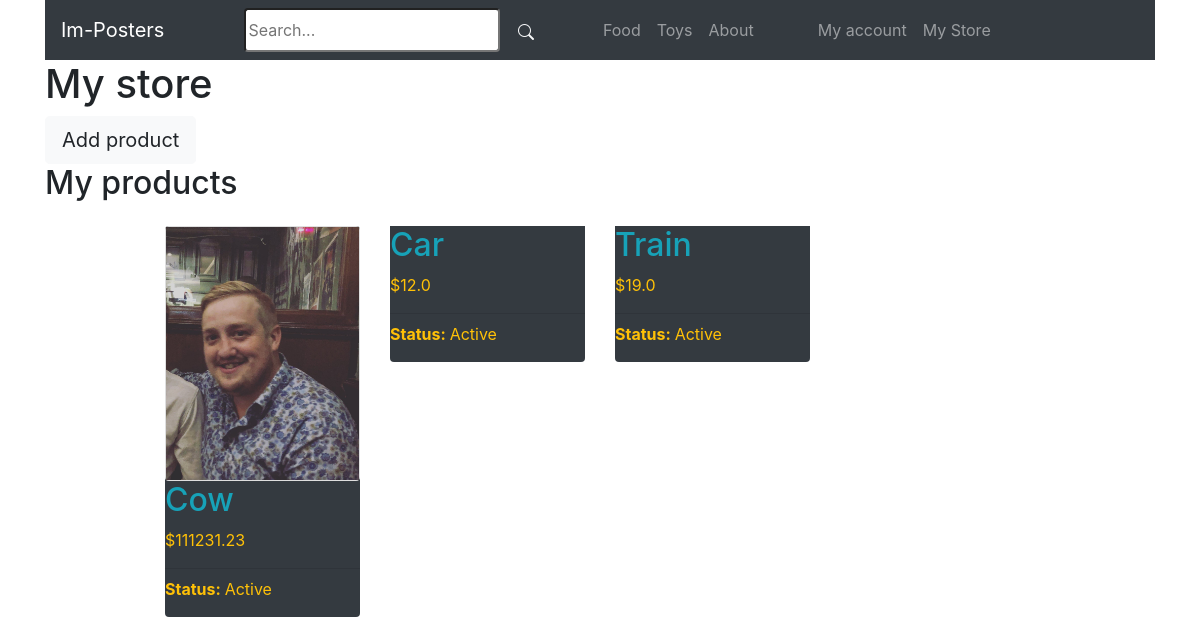
The app's page /my-store/ (signed in), older data.
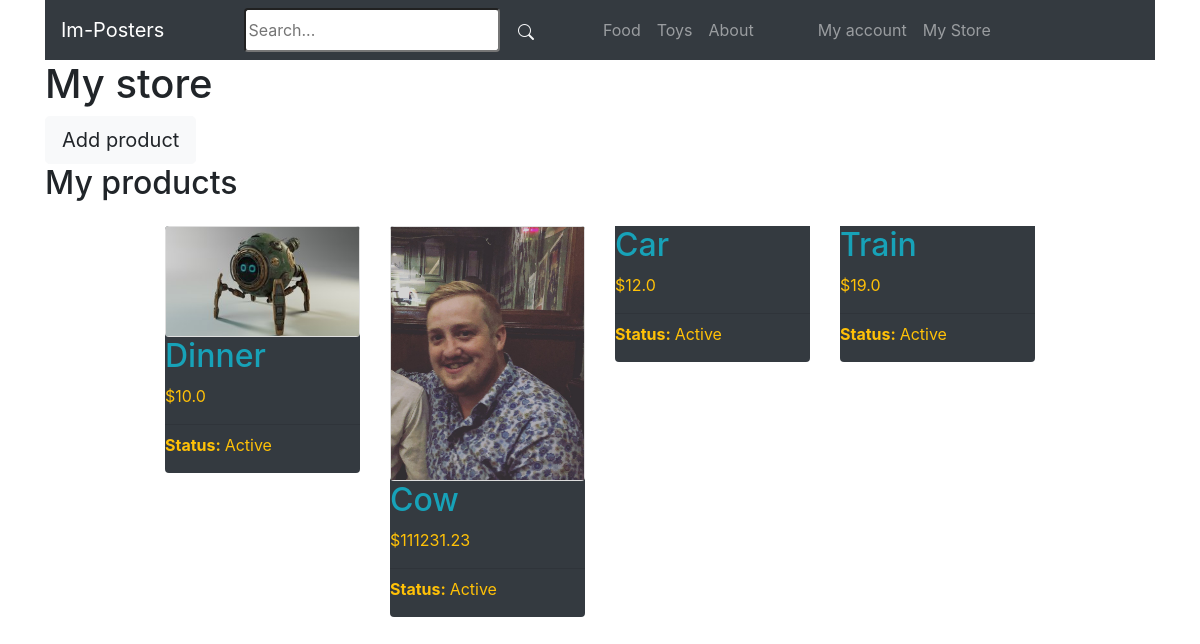
The same page, newer data.
### store/models.py (models this page shows, shortened)
class Category(models.Model):
    title = models.CharField(max_length=50)
    slug = models.SlugField(max_length=50)
    class Meta:
        verbose_name_plural = 'Categories'

class Product(models.Model):
    DRAFT = 'draft'
    WAITING_APPROVAL = 'waitingapproval'
    ACTIVE = 'active'
    DELETED = 'deleted'
    STATUS_CHOICES = (
        (DRAFT, 'Draft'),
        (WAITING_APPROVAL, 'Waiting approval'),
        (ACTIVE, 'Active'),
        (DELETED, 'Deleted'),
    )
    user = models.ForeignKey(User, related_name='products', on_delete=models.CASCADE)
    category = models.ForeignKey(Category, related_name='products', on_delete=models.CASCADE)
    title = models.CharField(max_length=50)
    slug = models.SlugField(max_length=50)
    description = models.TextField(blank=True)
    price = models.IntegerField()
    image = models.ImageField(upload_to='uploads/product_images', blank=True, null=True)
    thumbnail = models.ImageField(upload_to='uploads/product_images/thumbnail', blank=True, null=True)
    created_at = models.DateTimeField(auto_now_add=True)
    updated_at = models.DateTimeField(auto_now=True)
    status = models.CharField(max_length=50, choices=STATUS_CHOICES, default=ACTIVE)
    class Meta:
        ordering = ('-created_at',)
    def get_display_price(self):
        return self.price / 100

### userprofile/views.py (the view)
# urls.py: path('my-store/', views.my_store, name='my_store'),
@login_required
def my_store(request):
    products = request.user.products.exclude(status=Product.DELETED)
    return render(request, 'userprofile/my_store.html', {
        'products': products
    })

### store/templatetags/menu.py (called while the page is built)
@register.inclusion_tag('core/menu.html')
def menu():
    categories = Category.objects.all()
    return {'categories': categories}

### userprofile/templates/userprofile/my_store.html (shortened to what this page needs)
{% extends 'core/base.html' %}
{% block content %}
<div class="container mb-4">
    <h1>My store</h1>
    <a href="{% url 'add_product' %}" class="btn btn-light btn-lg">Add product</a>
    <h2 class="mb-4">My products</h2>
    {% if products %}
    <div class="container">
        <div class="product-container col-10 offset-1">
            <div class="row mt-1 mb-3">
            {% for product in products %}
                <div class="col-sm-6 col-md-6 col-lg-4 col-xl-3">
                    <div class="border-0 bg-dark card">
                        <a href="{% url 'edit_product' product.id %}">
                            {% if product.image %}
                            <div class="card">
                                <img src="{{ product.image.url }}" alt="Image of {{ product.title }}">
                            </div>
                            {% endif %}
                            <h2 class="text-info bg-dark">{{ product.title }}</h2>
                            <p class="text-warning">${{ product.get_display_price }}</p>
                            <hr class="my-2">
                            <p class="text-warning"><strong>Status: </strong>{{ product.get_status_display }}</p>
                        </a>
                    </div>
                </div>
            {% endfor %}
            </div>
        </div>
    </div>
    {% else %}
    <p class="">You don´t have any products yet...</p>
    {% endif %}
</div>
{% endblock %}

### core/templates/core/base.html (shortened to what this page needs)
{% load menu %}
<!DOCTYPE html>
<html lang="en">
<head>
    <link rel="stylesheet" href="https://cdn.jsdelivr.net/npm/bootstrap@4.6.2/dist/css/bootstrap.min.css">
    <link rel="stylesheet" href="https://cdn.jsdelivr.net/npm/bootstrap-icons@1.10.3/font/bootstrap-icons.css">
</head>
<body>
  <div class="container">
      <nav class="navbar sticky-top navbar-expand-lg navbar navbar-dark bg-dark">
          <a class="navbar-brand" href="/">Im-Posters</a>
          <div class="search mx-5">
            <form method="get" action="/search/">
              <input type="search" name="query" placeholder="Search..." class="ml-3 py-2 rounded">
              <button class="btn py-1.5 text-light rounded">
                <i class="bi bi-search"></i>
              </button>
            </form>
          </div>
            <div class="navbar-nav">
              {% menu %}
              {% if request.user.is_authenticated %}
              <a class="nav-link  ml-5" href="{% url 'myaccount' %}" >My account</a>
              <a class="nav-link" href="{% url 'my_store' %}" >My Store</a>
              {% endif %}
            </div>
      </nav>
    </div>
    {% block content %}
    {% endblock %}
</body>
</html>

### core/templates/core/menu.html
{% for category in categories %}
<a class="nav-link" href="{% url 'category_detail' category.slug %}">{{ category.title }}</a>
{% endfor %}
<a class="nav-link" href="{% url 'about' %}">About</a>

Row changes from the older to the newer data that the page shows:
added Product: image (picture), title "Dinner", get_display_price "10.0", status "Active"
